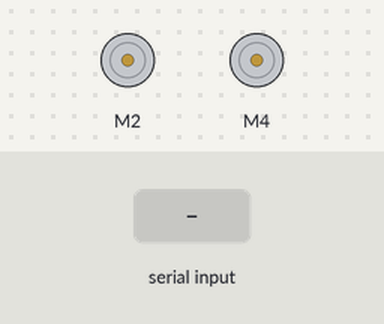
Bench run of a sketch on a simulated Arduino Uno, built with avr-gcc and run on an emulated ATmega328P. Shown: 2 × DC motor (green arrow = forward, orange = backward, longer = faster). The inputs (shaded band) are chosen by the test bench. What the sketch prints to the serial monitor is not drawn.

Above: at 1.2 s.
1.3 s: "F" received over Serial
At 2.3 s:
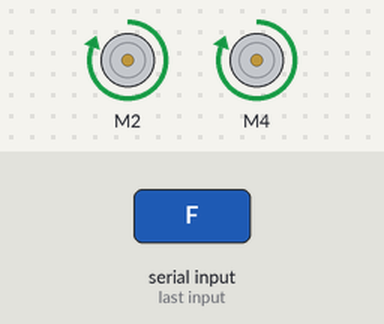
2.8 s: "B" received over Serial
At 3.4 s:
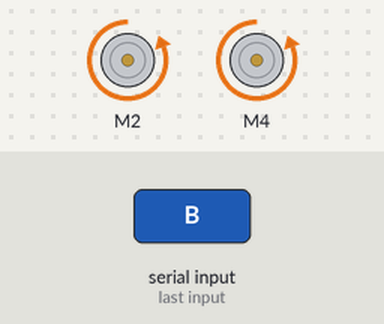
Timing chart, 0 to 5.8 s (numbered marks = the images above; inputs shaded):
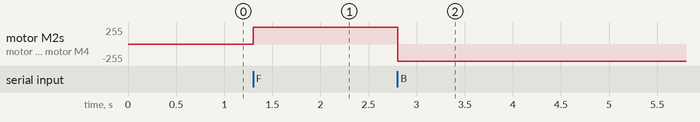

The sketch:

rc_car.ino
```cpp
#include <AFMotor.h>

AF_DCMotor motor2(2);
AF_DCMotor motor4(4);

char bt='S';
void setup()
{
   Serial.begin(9600);
   motor2.setSpeed(255);
   motor4.setSpeed(255);
   Stop();
}


void loop() {
bt=Serial.read();
Serial.print(bt);
if(bt=='F')
{
 forward();
}

if(bt=='B')
{
  backward();
}

if(bt=='L')
{
 left();
}

if(bt=='R')
{
  right();
}

if(bt=='S')
{
 Stop();
}

}
void forward()
{
  motor2.run(FORWARD);
  motor4.run(FORWARD);
}

void backward()
{

  motor2.run(BACKWARD);
  motor4.run(BACKWARD);
}
void left()
{
  motor2.run(BACKWARD);
  motor4.run(BACKWARD);
}
void right()
{
  motor2.run(FORWARD);
  motor4.run(FORWARD);
}
void Stop()
{
  motor2.run(RELEASE);
  motor4.run(RELEASE);
}
```

Measured:
- after the input at 1.3 s, motor M2, motor M4: stopped → forward 255/255 at once
- after the input at 2.8 s, motor M2, motor M4: forward 255/255 → backward 255/255 at once
